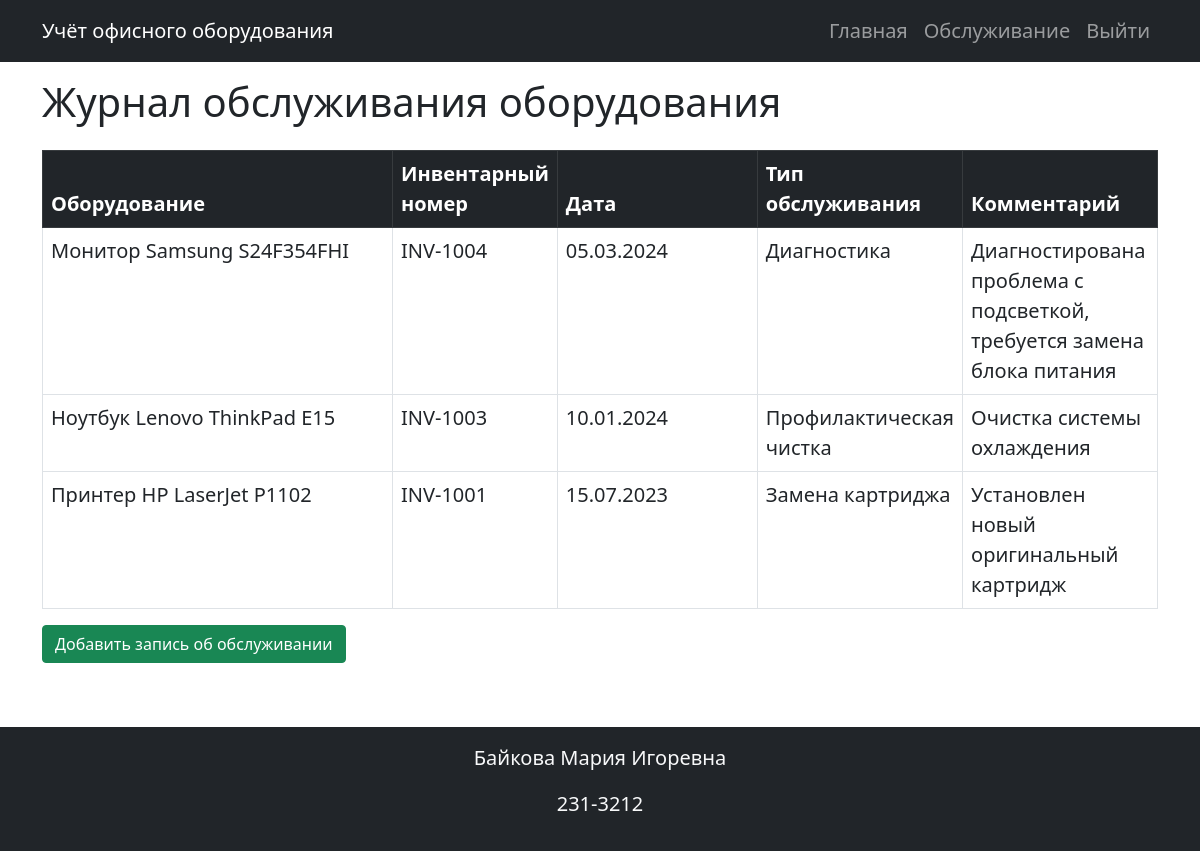
The app's page /service/ (signed in) with its own data.
### models.py (models this page shows)
class ServiceHistory(db.Model):
    id = db.Column(db.Integer, primary_key=True)
    equipment_id = db.Column(db.Integer, db.ForeignKey('equipment.id'), nullable=False)
    date = db.Column(db.Date, nullable=False)
    service_type = db.Column(db.String(100), nullable=False)
    comment = db.Column(db.Text)

class Equipment(db.Model):
    id = db.Column(db.Integer, primary_key=True)
    name = db.Column(db.String(255), nullable=False)
    inventory_number = db.Column(db.String(100), nullable=False, unique=True)
    category_id = db.Column(db.Integer, db.ForeignKey('category.id'), nullable=False)
    purchase_date = db.Column(db.Date, nullable=False)
    cost = db.Column(db.Numeric(10, 2), nullable=False)
    status = db.Column(db.Enum('В эксплуатации', 'На ремонте', 'Списано'), nullable=False, default='В эксплуатации')
    comment = db.Column(db.Text)
    category = db.relationship('Category', backref='equipments')
    photo = db.relationship("Photo", back_populates="equipment", uselist=False, cascade='all, delete-orphan')
    service_records = db.relationship('ServiceHistory', backref='equipment', cascade='all, delete-orphan')
    responsible_persons = db.relationship('ResponsiblePerson', secondary=equipment_responsible, back_populates='equipments')

### service_bp.py (the view)
@service_bp.route('/')
@login_required
def service_list():
    services = ServiceHistory.query.order_by(ServiceHistory.date.desc()).all()
    return render_template('service.html', services=services)

### app.py (called while the page is built, shortened)
@login_manager.user_loader
def load_user(user_id):
    return db.session.get(User, int(user_id))

@app.before_request
def init_db():
    db.create_all()

### templates/service.html
{% extends 'base.html' %}
{% block content %}
<h1 class="mb-4">Журнал обслуживания оборудования</h1>
<table class="table table-bordered table-hover">
  <thead class="table-dark">
    <tr>
      <th>Оборудование</th>
      <th>Инвентарный номер</th>
      <th>Дата</th>
      <th>Тип обслуживания</th>
      <th>Комментарий</th>
    </tr>
  </thead>
  <tbody>
    {% for record in services %}
      <tr>
        <td>{{ record.equipment.name }}</td>
        <td>{{ record.equipment.inventory_number }}</td>
        <td>{{ record.date.strftime('%d.%m.%Y') }}</td>
        <td>{{ record.service_type }}</td>
        <td>{{ record.comment or '—' }}</td>
      </tr>
    {% else %}
      <tr><td colspan="5" class="text-center">Записей об обслуживании пока нет.</td></tr>
    {% endfor %}
  </tbody>
</table>
<a href="{{ url_for('service.add_service', return_to='service.service_list') }}" class="btn btn-success mb-3">Добавить запись об обслуживании</a>
{% endblock %}

### static/styles.css (style rules this page uses)
body { font-size: 1.25rem; }
.table th:nth-child(3), .table td:nth-child(3) { width: 200px; }
.table th:nth-child(1), .table td:nth-child(1) { width: 350px; }
.table th:nth-child(4), .table td:nth-child(4) { width: 120px; }
.table th:nth-child(2), .table td:nth-child(2) { width: 160px; }

### records on screen
ServiceHistory: equipment.name "Монитор Samsung S24F354FHI", equipment.inventory_number "INV-1004", date "05.03.2024", service_type "Диагностика", comment "Диагностирована проблема с подсветкой, требуется замена блока питания"
ServiceHistory: equipment.name "Ноутбук Lenovo ThinkPad E15", equipment.inventory_number "INV-1003", date "10.01.2024", service_type "Профилактическая чистка", comment "Очистка системы охлаждения"
ServiceHistory: equipment.name "Принтер HP LaserJet P1102", equipment.inventory_number "INV-1001", date "15.07.2023", service_type "Замена картриджа", comment "Установлен новый оригинальный картридж"
